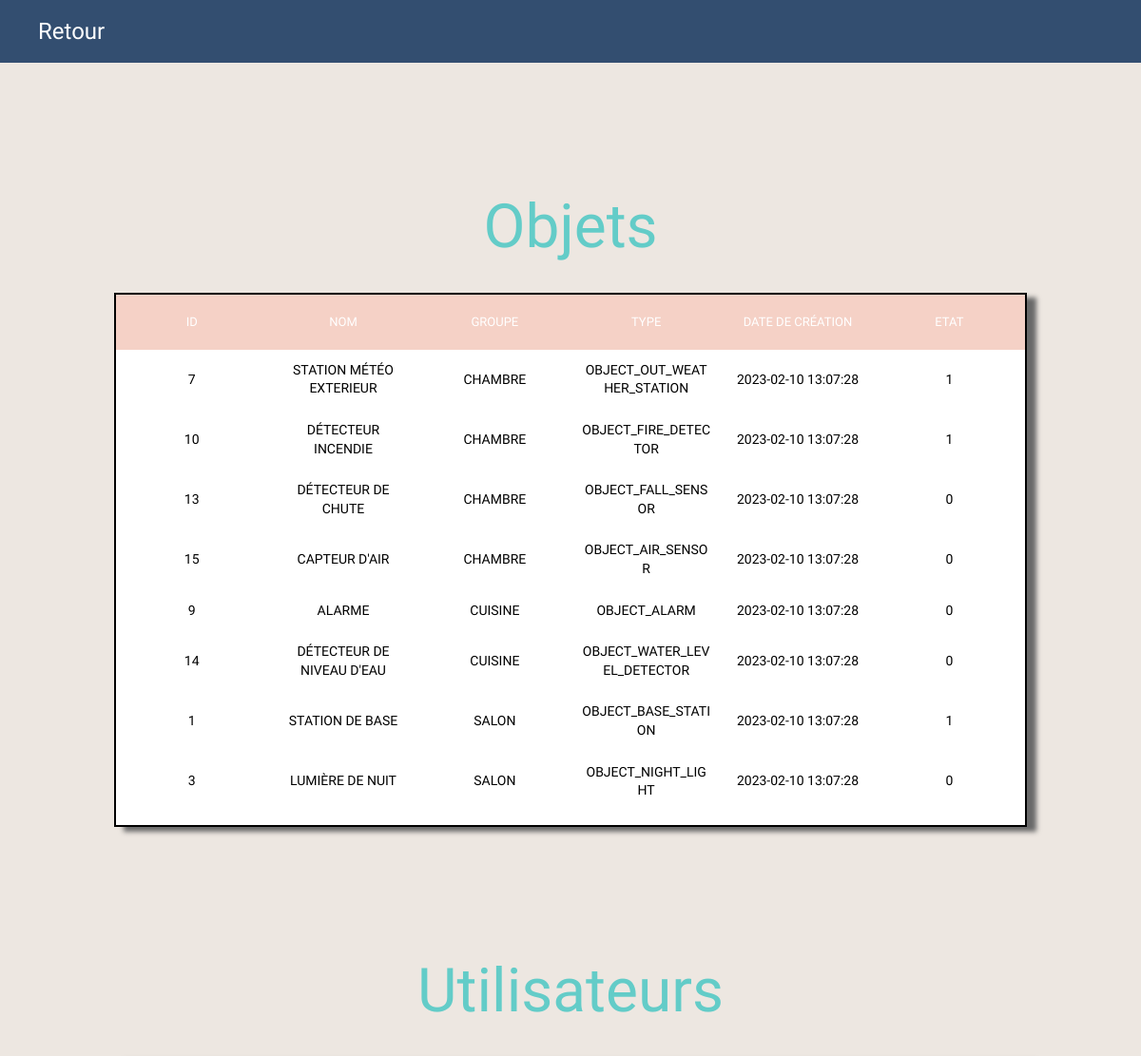
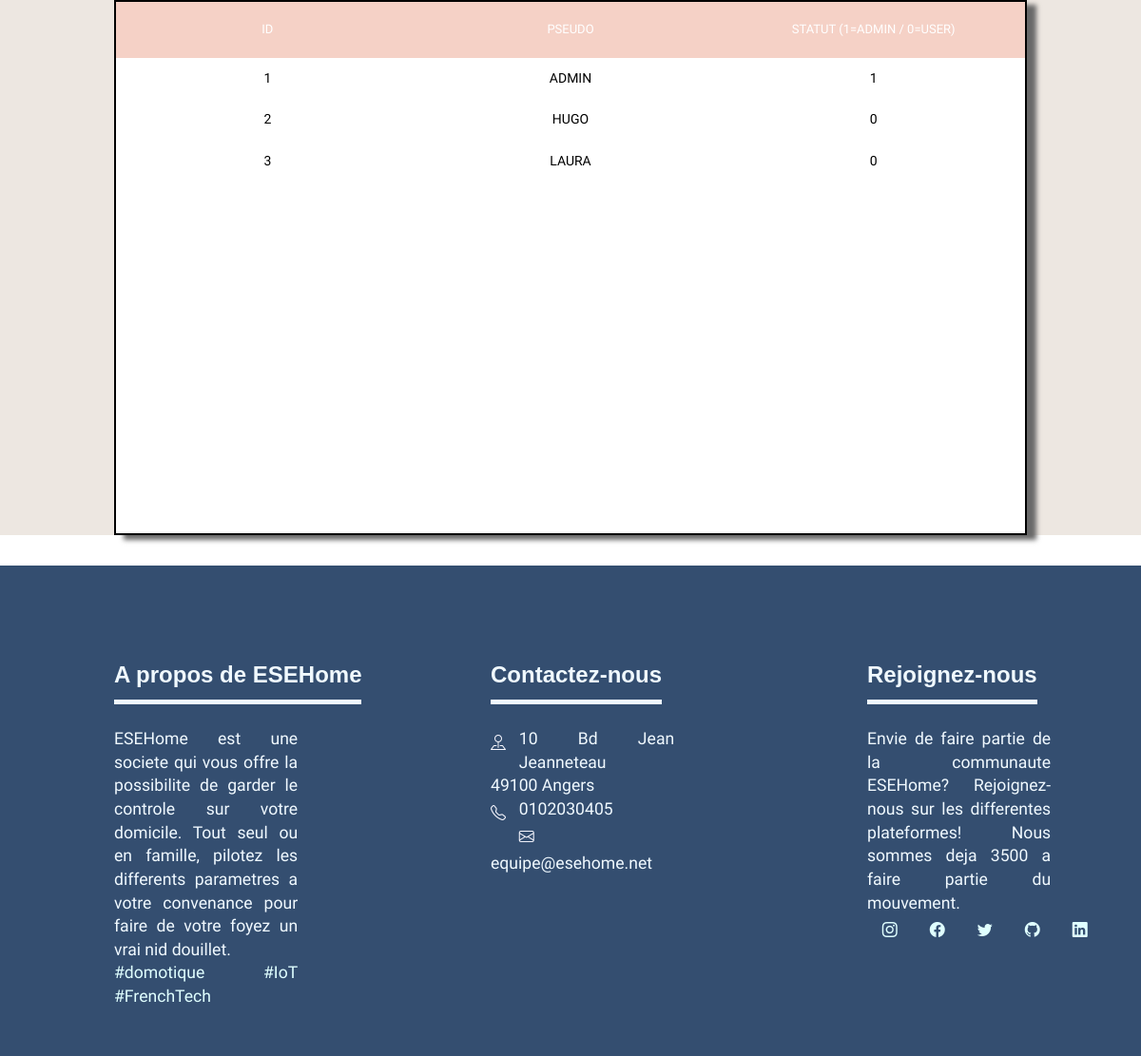
The page /DEV_PHP_WEB/ressource.php (signed in) on the database its author committed (2 pictures, top to bottom).
### tables this page shows
CREATE TABLE IF NOT EXISTS `object` (
    `id` int(11) NOT NULL AUTO_INCREMENT,
    `physical_id` varchar(8) NOT NULL UNIQUE,
    `type_id` int(11) NOT NULL,
    `name` varchar(30) NOT NULL,
    `creation_date` timestamp NOT NULL DEFAULT CURRENT_TIMESTAMP,
    `state` bit NOT NULL,

    PRIMARY KEY (id),
    FOREIGN KEY (type_id) REFERENCES object_type(`id`)
);

CREATE TABLE IF NOT EXISTS `group_objects` (
    `id` int(11) NOT NULL AUTO_INCREMENT,
    `id_group` int(11) NOT NULL,
    `id_object` int(11) NOT NULL,

    PRIMARY KEY (id),
    FOREIGN KEY (id_group) REFERENCES `groups`(`id`),
    FOREIGN KEY (id_object) REFERENCES `object`(`id`)
);

CREATE TABLE IF NOT EXISTS `groups` (
    `id` int(11) NOT NULL AUTO_INCREMENT,
    `name` varchar(100) NOT NULL,

    PRIMARY KEY (id)
);

CREATE TABLE IF NOT EXISTS `object_type` (
    `id` int(11) NOT NULL AUTO_INCREMENT,
    `name` varchar(100) NOT NULL,

    PRIMARY KEY (id)
);

CREATE TABLE IF NOT EXISTS `users` (
    `id` int(11) NOT NULL AUTO_INCREMENT,
    `pseudo` varchar(255) NOT NULL,
    `password` varchar(255) NOT NULL,
    `creation_date` timestamp NOT NULL DEFAULT CURRENT_TIMESTAMP,
    `admin` bit NOT NULL DEFAULT 0,

    PRIMARY KEY (id)
);

### DEV_PHP_WEB/ressource.php (the view)
<?php session_start();
    require 'inc/header.php';
    require 'inc/db.php';
    $sqladm = "SELECT id_object, OB.name object_name, TY.name as type_name, GR.name as group_name, creation_date, state FROM object as OB
		INNER JOIN object_type as TY ON TY.id = OB.type_id
		INNER JOIN group_objects as OG ON OG.id_object = OB.id
		INNER JOIN groups as GR ON GR.id = OG.id_group";
    $reqadm = $pdo->prepare($sqladm);
    $reqadm->execute();
    $result = $reqadm->fetchAll(PDO::FETCH_ASSOC);
    $user = "SELECT * FROM users ORDER BY id ASC";
    $utilisateur = $pdo->prepare($user);
    $utilisateur->execute();
    $users = $utilisateur->fetchAll(PDO::FETCH_ASSOC);
?>
<link rel="stylesheet" href="css/messages.css"/>
<link rel="stylesheet" type="text/css" href="css/styles.css">
    <header class="header">
		<a class="retour" href="admin.php">Retour</a>
	</header>
	<h1>Objets</h1>
			<div class="tableau">
				<div class="table_header">
				    <table>
				        <thead>
				            <tr>
						        <th class="id">Id</th>
                                <th class="pseudo">Nom</th>
                                <th class="pseudo">Groupe</th>
						        <th class="text">Type</th>
						        <th class="text">Date de création</th>
						        <th class="text">Etat</th>
				        	</tr>
				        </thead>
				    </table>
				</div>
			    <div class="table_body">
			    	<table>
				    	<?php
				    	foreach($result as $key => $value)
				    	{?>
				        <tbody>
				        	<tr>
				        		<td><?php echo $value['id_object'];?></td>
                                <td><?php echo $value['object_name'];?></td>
					            <td><?php echo $value['group_name'];?></td>
					            <td><?php echo $value['type_name'];?></td>
					            <td><?php echo $value['creation_date'];?></td>
					            <td><?php echo $value['state'];?></td>
				        	</tr>
				     	</tbody>
					   <?php } ?>
			    	</table>
				</div>
			</div>
		<h1>Utilisateurs</h1>
			<div class="tableau">
				<div class="table_header">
				    <table>
				        <thead>
				            <tr>
						        <th class="id">Id</th>
						        <th class="pseudo">Pseudo</th>
						        <th class="text">Statut (1=admin / 0=user)</th>
				        	</tr>
				        </thead>
				    </table>
				</div>
			    <div class="table_body">
			    	<table>
				    	<?php
				    	foreach($users as $key => $value2)
				    	{?>
				        <tbody>
				        	<tr>
				        		<td><?php echo $value2['id'];?></td>
					            <td><?php echo $value2['pseudo'];?></td>
					            <td><?php echo $value2['admin'];?></td>
				        	</tr>
				     	</tbody>
					   <?php } ?>
			    	</table>
				</div>
			</div>
		<?php require 'inc/footer.php';?>

### DEV_PHP_WEB/css/styles.css (style rules this page uses)
* { font-family: "Exo"; font-weight: 300; }

### DEV_PHP_WEB/css/header.css (style rules this page uses)
html, body { font-family: Roboto; font-size: 16px; line-height: 1.4; height: 100%; margin: 0 0 0 0; padding: 0; }
a { text-decoration: none; color: inherit; }
.header { position: fixed; left: 0; right: 0; height: 66px; line-height: 66px; color: #fff; background-color: #334e70; z-index: 1000; }

### DEV_PHP_WEB/css/ban.css (style rules this page uses)
.text { margin-right: 100px; margin-left: 100px; }

### DEV_PHP_WEB/css/compte.css (style rules this page uses)
* { box-sizing: border-box; }
h1 { font-size: 1em; line-height: 1.4; font-family: 'Exo', sans-serif; color: #63CCC8; text-align: center; margin: 0; margin-top: 1em; padding: 0; }

### DEV_PHP_WEB/css/inscription.css (style rules this page uses)
* { box-sizing: border-box; }
h1 { font-family: 'Work Sans', sans-serif; font-size: 60px; color: #3991FF; text-align: center; }

### DEV_PHP_WEB/css/admin.css (style rules this page uses)
* { box-sizing: border-box; }
h1 { font-size: 1em; line-height: 1.4; font-family: 'Exo', sans-serif; color: #63CCC8; text-align: center; margin: 0; margin-top: 1em; padding: 0; }

### DEV_PHP_WEB/css/mesobjets.css (style rules this page uses)
* { box-sizing: border-box; font-family: "Exo"; font-weight: 300; }

### DEV_PHP_WEB/css/messages.css (style rules this page uses)
* { margin: 0; padding: 0; font-family: 'Exo', sans-serif; }
.header { position: fixed; left: 0; right: 0; top: 0; height: 66px; line-height: 66px; color: #fff; background-color: #334E70; z-index: 1000; }
.retour { padding-top: 7px; padding-left: 40px; max-width: auto; font-size: 1.5em; text-decoration: none; color: white; }
h1 { font-size: 4em; line-height: 1.4; color: #63CCC8; text-align: center; margin-top: 2em; padding: 0; }
.tableau { position: relative; margin-left: 10%; margin-right: 0; margin-top: 1.5em; margin-bottom: 2em; width: 80%; border: 2px solid #000000; box-shadow: 10px 5px 5px rgb(105, 105, 105); }
table { width:100%; table-layout: fixed; height: auto; text-transform: uppercase; margin: 0; padding: 0; border-collapse: collapse; border-radius: 1em; }
.table_header { width: 100%; background: #F5D1C6; padding-top: 20px; padding-bottom: 20px; color: white; border-collapse: collapse; }
.table_body { height:500px; overflow-y: auto; background: white; }
tr { margin: 0; padding: 4px; }
th { font-weight: 500; font-size: 13px; vertical-align: middle; text-align: center; color: #fff; }
td { padding: 12px; font-size: 14px; text-align: center; word-wrap:break-word; margin: 0; padding: 0; }
thead { vertical-align: middle; height: auto; }
tr { margin: 0; padding: 0; }
td { padding: 12px; vertical-align:middle; font-weight: 300; font-size: 14px; word-wrap:break-word; }
thead { vertical-align:middle; height: auto; }

### rows shown on the page
object: group_objects.id_object "7", name "STATION MÉTÉO EXTERIEUR", groups.name "CHAMBRE", type.name "OBJECT_OUT_WEATHER_STATION", creation_date "2023-02-10 13:07:28", state "1"
object: group_objects.id_object "10", name "DÉTECTEUR INCENDIE", groups.name "CHAMBRE", type.name "OBJECT_FIRE_DETECTOR", creation_date "2023-02-10 13:07:28", state "1"
object: group_objects.id_object "13", name "DÉTECTEUR DE CHUTE", groups.name "CHAMBRE", type.name "OBJECT_FALL_SENSOR", creation_date "2023-02-10 13:07:28", state "0"
object: group_objects.id_object "15", name "CAPTEUR D'AIR", groups.name "CHAMBRE", type.name "OBJECT_AIR_SENSOR", creation_date "2023-02-10 13:07:28", state "0"
object: group_objects.id_object "9", name "ALARME", groups.name "CUISINE", type.name "OBJECT_ALARM", creation_date "2023-02-10 13:07:28", state "0"
object: group_objects.id_object "14", name "DÉTECTEUR DE NIVEAU D'EAU", groups.name "CUISINE", type.name "OBJECT_WATER_LEVEL_DETECTOR", creation_date "2023-02-10 13:07:28", state "0"
object: group_objects.id_object "1", name "STATION DE BASE", groups.name "SALON", type.name "OBJECT_BASE_STATION", creation_date "2023-02-10 13:07:28", state "1"
object: group_objects.id_object "3", name "LUMIÈRE DE NUIT", groups.name "SALON", type.name "OBJECT_NIGHT_LIGHT", creation_date "2023-02-10 13:07:28", state "0"
users: id "1", pseudo "ADMIN", admin "1"
users: id "2", pseudo "HUGO", admin "0"
users: id "3", pseudo "LAURA", admin "0"
